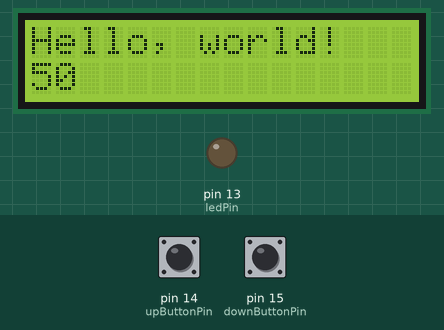
This sketch was run on a simulated Arduino Uno, built with avr-gcc and run on an emulated ATmega328P. Shown: 16×2 character LCD, output pins drawn as LEDs (lit = HIGH). The inputs (shaded band) are chosen by the test bench; at power-on: pin 14 (upButtonPin) HIGH, pin 15 (downButtonPin) HIGH.

Above: at 1.4 s.
1.5 s: pin 14 (upButtonPin) pulled LOW for 1 s
At 3.7 s:
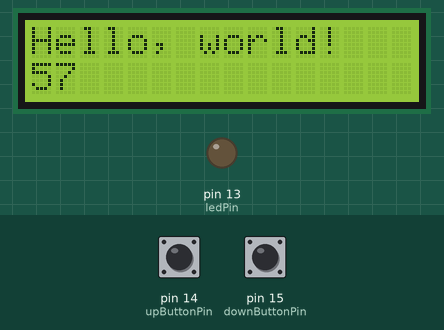
4.0 s: pin 15 (downButtonPin) pulled LOW for 3.2 s
At 8.4 s:
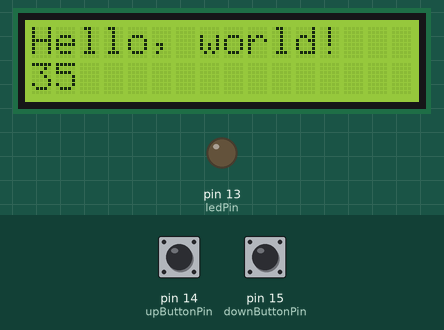
8.7 s: pin 15 (downButtonPin) pulled LOW for 0.15 s
At 9.8 s:
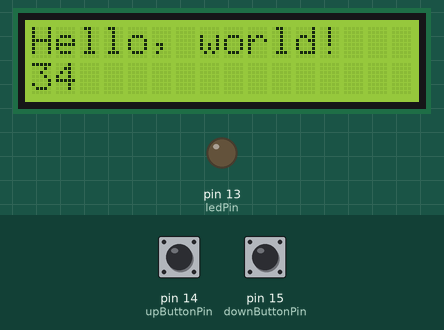
10.3 s: pin 14 (upButtonPin) pulled LOW for 0.15 s
At 10.37 s:
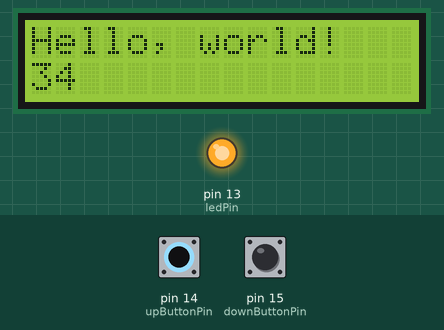
11.9 s: pin 14 (upButtonPin) pulled LOW for 3.2 s
At 11.97 s:
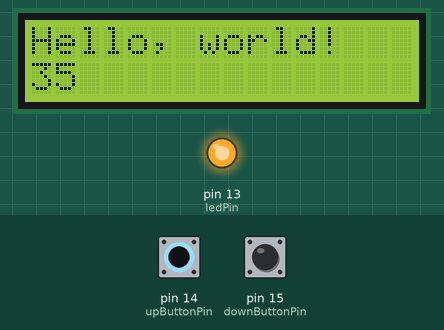
Timing chart, 0 to 16.7 s (numbered marks = the images above; inputs shaded):
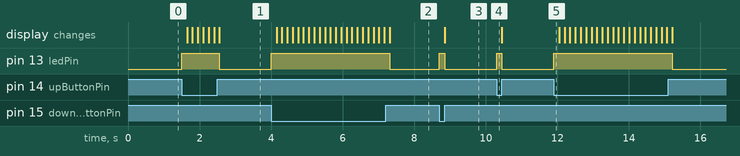

Measured:
- after the input at 1.5 s, pin 13 (ledPin): LOW → HIGH at once, → LOW 1.1 s later; the display: first changes after 0.15 s (image 1 shows a later state)
- after the input at 4.0 s, pin 13 (ledPin): LOW → HIGH at once, → LOW 3.3 s later; the display: first changes after 0.15 s (image 2 shows a later state)
- after the input at 8.7 s, pin 13 (ledPin): LOW → HIGH at once, → LOW 0.15 s later; the display: changes after 0.15 s (image 3)
- after the input at 10.3 s, pin 13 (ledPin): LOW → HIGH at once, → LOW 0.15 s later
- after the input at 11.9 s, pin 13 (ledPin): LOW → HIGH at once, → LOW 3.3 s later

The sketch:

lcd_demo.ino
```cpp
// Very basic demo of LCD display and use of pushbuttons to increment and decrement a value
#include <LiquidCrystal.h>

const int lcdRSPin = 2;
const int lcdEPin = 3;
const int lcdD4Pin = 4;
const int lcdD5Pin = 5;
const int lcdD6Pin = 6;
const int lcdD7Pin = 7;

// Pins A0 thru A5, which can be used as analog inputs, are used here as digital inputs.
// You can do that, and pins A0-A6 are digital pins 15-19 when configured as digital inputs.
// I think you can also pass "A0" etc to pinMode, but doing it this way makes it clearer
// that we are not collecting analog signals right now.
const int upButtonPin=14;
const int downButtonPin=15;

const int HOLDOFF = 150; // milliseconds after button press before we read again
const int ledPin=LED_BUILTIN;
//int ledPin=13;


int displayValue = 50;

LiquidCrystal lcd(lcdRSPin, lcdEPin, lcdD4Pin, lcdD5Pin, lcdD6Pin, lcdD7Pin);

void setup()
{
  // set up the LCD's number of columns and rows
  lcd.begin(16,2);

  // print startup message
  lcd.clear();
  lcd.print("Hello, world!");
  lcd.setCursor(0,1);
  lcd.print(displayValue);
  pinMode(upButtonPin,INPUT_PULLUP);
  pinMode(downButtonPin,INPUT_PULLUP);
  pinMode(ledPin,OUTPUT);
  digitalWrite(ledPin,LOW);
  delay(HOLDOFF);
}

void loop()
{
  // lcd.setCursor(0,1);
  // lcd.print(millis() / 1000);
  int pinval;
//  digitalWrite(ledPin,LOW);
  if(digitalRead(upButtonPin)==LOW) // signal is active-low
  {
    displayValue++;
    digitalWrite(ledPin,HIGH);
    delay(HOLDOFF);
    digitalWrite(ledPin,LOW);
  //  delay(100);
  }
  if(digitalRead(downButtonPin)==LOW) // signal is active-low
  {
    displayValue--;
    digitalWrite(ledPin,HIGH);
    delay(HOLDOFF);
    digitalWrite(ledPin,LOW);
  //  delay(100);
  }

  lcd.setCursor(0,1);
  lcd.print(displayValue);  // note this simply prints the number, and even works for negative numbers!
  lcd.write('   '); // write spaces after the number to be sure to cover any previous digits

}
```
